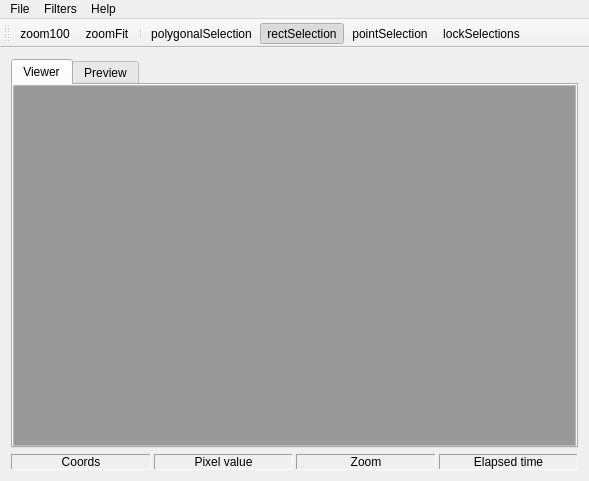
<?xml version="1.0" encoding="UTF-8"?>
<ui version="4.0">
 <class>ViewerWindow</class>
 <widget class="QMainWindow" name="ViewerWindow">
  <property name="geometry">
   <rect>
    <x>0</x>
    <y>0</y>
    <width>589</width>
    <height>481</height>
   </rect>
  </property>
  <property name="windowTitle">
   <string>Vision Viewer</string>
  </property>
  <widget class="QWidget" name="centralWidget">
   <layout class="QGridLayout" name="gridLayout">
    <item row="1" column="0">
     <widget class="QFrame" name="statusFrame">
      <property name="frameShape">
       <enum>QFrame::NoFrame</enum>
      </property>
      <property name="frameShadow">
       <enum>QFrame::Sunken</enum>
      </property>
      <layout class="QGridLayout" name="gridLayout_2">
       <property name="horizontalSpacing">
        <number>3</number>
       </property>
       <property name="verticalSpacing">
        <number>0</number>
       </property>
       <property name="margin">
        <number>0</number>
       </property>
       <item row="0" column="0">
        <widget class="QLabel" name="coordsLabel">
         <property name="frameShape">
          <enum>QFrame::Panel</enum>
         </property>
         <property name="frameShadow">
          <enum>QFrame::Sunken</enum>
         </property>
         <property name="text">
          <string>Coords</string>
         </property>
         <property name="alignment">
          <set>Qt::AlignCenter</set>
         </property>
        </widget>
       </item>
       <item row="0" column="1">
        <widget class="QLabel" name="valueLabel">
         <property name="frameShape">
          <enum>QFrame::Panel</enum>
         </property>
         <property name="frameShadow">
          <enum>QFrame::Sunken</enum>
         </property>
         <property name="text">
          <string>Pixel value</string>
         </property>
         <property name="alignment">
          <set>Qt::AlignCenter</set>
         </property>
        </widget>
       </item>
       <item row="0" column="2">
        <widget class="QLabel" name="zoomLabel">
         <property name="frameShape">
          <enum>QFrame::Panel</enum>
         </property>
         <property name="frameShadow">
          <enum>QFrame::Sunken</enum>
         </property>
         <property name="text">
          <string>Zoom</string>
         </property>
         <property name="alignment">
          <set>Qt::AlignCenter</set>
         </property>
        </widget>
       </item>
       <item row="0" column="3">
        <widget class="QLabel" name="elapsedTime">
         <property name="frameShape">
          <enum>QFrame::Panel</enum>
         </property>
         <property name="frameShadow">
          <enum>QFrame::Sunken</enum>
         </property>
         <property name="text">
          <string>Elapsed time</string>
         </property>
         <property name="alignment">
          <set>Qt::AlignCenter</set>
         </property>
         <property name="indent">
          <number>-1</number>
         </property>
        </widget>
       </item>
      </layout>
     </widget>
    </item>
    <item row="0" column="0">
     <widget class="QTabWidget" name="tabWidget">
      <property name="acceptDrops">
       <bool>false</bool>
      </property>
      <property name="currentIndex">
       <number>0</number>
      </property>
      <property name="elideMode">
       <enum>Qt::ElideNone</enum>
      </property>
      <property name="movable">
       <bool>false</bool>
      </property>
      <widget class="QWidget" name="tab">
       <property name="autoFillBackground">
        <bool>true</bool>
       </property>
       <attribute name="title">
        <string>Viewer</string>
       </attribute>
       <layout class="QGridLayout" name="gridLayout_3">
        <property name="margin">
         <number>0</number>
        </property>
        <item row="0" column="0">
         <widget class="ImageViewerWithSelector" name="graphicsView">
          <property name="palette">
           <palette>
            <active>
             <colorrole role="Base">
              <brush brushstyle="SolidPattern">
               <color alpha="255">
                <red>153</red>
                <green>153</green>
                <blue>153</blue>
               </color>
              </brush>
             </colorrole>
            </active>
            <inactive>
             <colorrole role="Base">
              <brush brushstyle="SolidPattern">
               <color alpha="255">
                <red>153</red>
                <green>153</green>
                <blue>153</blue>
               </color>
              </brush>
             </colorrole>
            </inactive>
            <disabled>
             <colorrole role="Base">
              <brush brushstyle="SolidPattern">
               <color alpha="255">
                <red>255</red>
                <green>255</green>
                <blue>255</blue>
               </color>
              </brush>
             </colorrole>
            </disabled>
           </palette>
          </property>
          <property name="font">
           <font>
            <stylestrategy>PreferDefault</stylestrategy>
           </font>
          </property>
          <property name="alignment">
           <set>Qt::AlignCenter</set>
          </property>
          <property name="renderHints">
           <set>QPainter::TextAntialiasing</set>
          </property>
         </widget>
        </item>
       </layout>
      </widget>
      <widget class="QWidget" name="previewTab">
       <attribute name="title">
        <string>Preview</string>
       </attribute>
       <layout class="QGridLayout" name="gridLayout_4">
        <property name="margin">
         <number>0</number>
        </property>
        <item row="0" column="0">
         <widget class="ImageViewerWithSelector" name="preview">
          <property name="palette">
           <palette>
            <active>
             <colorrole role="Base">
              <brush brushstyle="SolidPattern">
               <color alpha="255">
                <red>153</red>
                <green>153</green>
                <blue>153</blue>
               </color>
              </brush>
             </colorrole>
            </active>
            <inactive>
             <colorrole role="Base">
              <brush brushstyle="SolidPattern">
               <color alpha="255">
                <red>153</red>
                <green>153</green>
                <blue>153</blue>
               </color>
              </brush>
             </colorrole>
            </inactive>
            <disabled>
             <colorrole role="Base">
              <brush brushstyle="SolidPattern">
               <color alpha="255">
                <red>255</red>
                <green>255</green>
                <blue>255</blue>
               </color>
              </brush>
             </colorrole>
            </disabled>
           </palette>
          </property>
          <property name="font">
           <font>
            <stylestrategy>PreferDefault</stylestrategy>
           </font>
          </property>
          <property name="alignment">
           <set>Qt::AlignCenter</set>
          </property>
          <property name="renderHints">
           <set>QPainter::TextAntialiasing</set>
          </property>
         </widget>
        </item>
       </layout>
      </widget>
     </widget>
    </item>
   </layout>
  </widget>
  <widget class="QMenuBar" name="menuBar">
   <property name="geometry">
    <rect>
     <x>0</x>
     <y>0</y>
     <width>589</width>
     <height>21</height>
    </rect>
   </property>
   <widget class="QMenu" name="menuFile">
    <property name="title">
     <string>File</string>
    </property>
    <addaction name="actionOpen_file"/>
    <addaction name="actionSave_Image"/>
    <addaction name="separator"/>
    <addaction name="separator"/>
    <addaction name="actionExit"/>
   </widget>
   <widget class="QMenu" name="menuAbout_us">
    <property name="title">
     <string>Help</string>
    </property>
    <addaction name="actionAbout_us"/>
    <addaction name="actionLog_2"/>
   </widget>
   <widget class="QMenu" name="menuInfo">
    <property name="title">
     <string>Filters</string>
    </property>
    <addaction name="actionHistogram"/>
    <addaction name="actionCanny"/>
    <addaction name="actionGaussianBlur"/>
   </widget>
   <addaction name="menuFile"/>
   <addaction name="menuInfo"/>
   <addaction name="menuAbout_us"/>
  </widget>
  <widget class="QToolBar" name="mainToolBar">
   <attribute name="toolBarArea">
    <enum>TopToolBarArea</enum>
   </attribute>
   <attribute name="toolBarBreak">
    <bool>false</bool>
   </attribute>
   <addaction name="actionZoom100"/>
   <addaction name="actionZoomFit"/>
   <addaction name="separator"/>
   <addaction name="actionPolygonalSelection"/>
   <addaction name="actionRectSelection"/>
   <addaction name="actionPointSelection"/>
   <addaction name="actionLockSelections"/>
  </widget>
  <action name="actionOpen_file">
   <property name="text">
    <string>Open image or video file</string>
   </property>
  </action>
  <action name="actionSave_Image">
   <property name="text">
    <string>Save image file</string>
   </property>
  </action>
  <action name="actionAbout_us">
   <property name="text">
    <string>About VisionViewer</string>
   </property>
  </action>
  <action name="actionSplit_and_Merge">
   <property name="text">
    <string>Split and Merge</string>
   </property>
  </action>
  <action name="actionSave_polygon_layer">
   <property name="text">
    <string>Save polygon layer</string>
   </property>
  </action>
  <action name="actionLoad_polygon_layer">
   <property name="text">
    <string>Load polygon layer</string>
   </property>
  </action>
  <action name="actionLearnd_objects">
   <property name="text">
    <string>Learnd objects</string>
   </property>
  </action>
  <action name="actionHistogram">
   <property name="text">
    <string>Histogram</string>
   </property>
  </action>
  <action name="actionZoom100">
   <property name="icon">
    <iconset>
     <normaloff>:/icon/Resources/Zoom100.ico</normaloff>:/icon/Resources/Zoom100.ico</iconset>
   </property>
   <property name="text">
    <string>zoom100</string>
   </property>
  </action>
  <action name="actionZoomFit">
   <property name="icon">
    <iconset>
     <normaloff>:/icon/Resources/ZoomFit.ico</normaloff>:/icon/Resources/ZoomFit.ico</iconset>
   </property>
   <property name="text">
    <string>zoomFit</string>
   </property>
  </action>
  <action name="actionPolygonalSelection">
   <property name="checkable">
    <bool>true</bool>
   </property>
   <property name="icon">
    <iconset>
     <normaloff>:/icon/Resources/polygon.ico</normaloff>:/icon/Resources/polygon.ico</iconset>
   </property>
   <property name="text">
    <string>polygonalSelection</string>
   </property>
  </action>
  <action name="actionRectSelection">
   <property name="checkable">
    <bool>true</bool>
   </property>
   <property name="checked">
    <bool>true</bool>
   </property>
   <property name="icon">
    <iconset>
     <normaloff>:/icon/Resources/rectangle.ico</normaloff>:/icon/Resources/rectangle.ico</iconset>
   </property>
   <property name="text">
    <string>rectSelection</string>
   </property>
  </action>
  <action name="actionPointSelection">
   <property name="checkable">
    <bool>true</bool>
   </property>
   <property name="icon">
    <iconset>
     <normaloff>:/icon/Resources/points.ico</normaloff>:/icon/Resources/points.ico</iconset>
   </property>
   <property name="text">
    <string>pointSelection</string>
   </property>
  </action>
  <action name="actionLockSelections">
   <property name="icon">
    <iconset>
     <normaloff>:/icon/Resources/openLock.ico</normaloff>:/icon/Resources/openLock.ico</iconset>
   </property>
   <property name="text">
    <string>lockSelections</string>
   </property>
  </action>
  <action name="actionLog">
   <property name="text">
    <string>Log</string>
   </property>
  </action>
  <action name="actionSimilarity">
   <property name="text">
    <string>Similarity</string>
   </property>
  </action>
  <action name="actionBorders">
   <property name="text">
    <string>Borders</string>
   </property>
  </action>
  <action name="actionCanny">
   <property name="text">
    <string>Canny</string>
   </property>
  </action>
  <action name="actionGaussianBlur">
   <property name="text">
    <string>GaussianBlur</string>
   </property>
  </action>
  <action name="actionLog_2">
   <property name="text">
    <string>Log</string>
   </property>
  </action>
  <action name="actionExit">
   <property name="text">
    <string>Exit</string>
   </property>
  </action>
 </widget>
 <layoutdefault spacing="6" margin="11"/>
 <customwidgets>
  <customwidget>
   <class>ImageViewerWithSelector</class>
   <extends>QGraphicsView</extends>
   <header>ImageViewerWithSelector.h</header>
  </customwidget>
 </customwidgets>
 <resources/>
 <connections/>
</ui>
